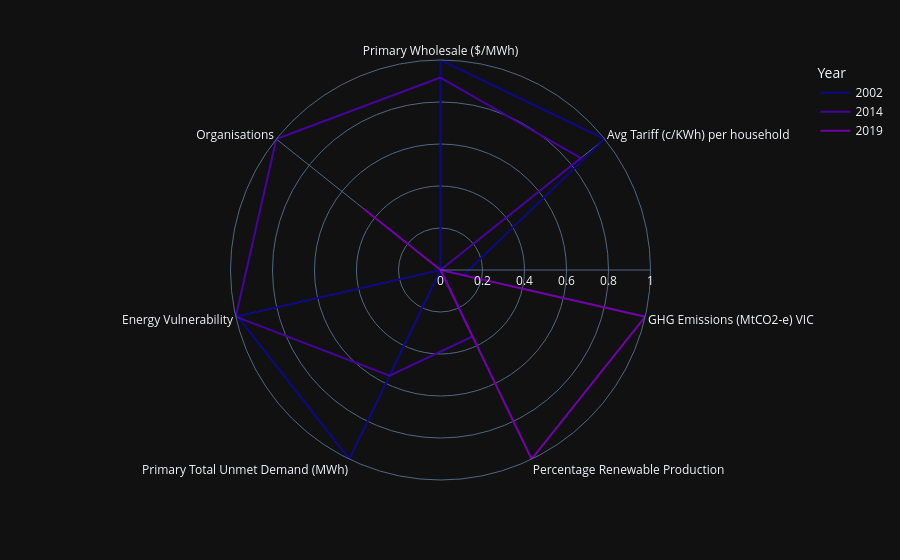

This figure's notebook cell:
### Code cell
import plotly.express as px
df = px.data.wind()
# fig = px.line_polar(df, r="frequency", theta="direction", color="strength", line_close=True,
#                     color_discrete_sequence=px.colors.sequential.Plasma,
#                     template="plotly_dark",)
fig = px.line_polar(dataDf, r="Value", theta="Dimension", color="Year", line_close=True,
                    color_discrete_sequence=px.colors.sequential.Plasma,
                    template="plotly_dark")
fig.show()

### Figure 1 — Plotly figure (JSON) as saved in the notebook; plotly's stock layout.template omitted (floating-point values rounded to 4 significant figures)
{"data": [{"hovertemplate": "Year=2002<br>Value=%{r}<br>Dimension=%{theta}<extra></extra>", "legendgroup": "2002", "line": {"color": "#0d0887", "dash": "solid"}, "marker": {"symbol": "circle"}, "mode": "lines", "name": "2002", "r": [1.0, 1.0, 0.1119, 0.0, 1.0, 0.9914, 0.0, 1.0], "showlegend": true, "subplot": "polar", "theta": ["Primary Wholesale ($/MWh)", "Avg Tariff (c/KWh) per household", "GHG Emissions (MtCO2-e) VIC", "Percentage Renewable Production", "Primary Total Unmet Demand (MWh)", "Energy Vulnerability", "Organisations", "Primary Wholesale ($/MWh)"], "type": "scatterpolar"}, {"hovertemplate": "Year=2014<br>Value=%{r}<br>Dimension=%{theta}<extra></extra>", "legendgroup": "2014", "line": {"color": "#46039f", "dash": "solid"}, "marker": {"symbol": "circle"}, "mode": "lines", "name": "2014", "r": [0.9166, 0.8551, 0.0, 0.3516, 0.5584, 1.0, 1.0, 0.9166], "showlegend": true, "subplot": "polar", "theta": ["Primary Wholesale ($/MWh)", "Avg Tariff (c/KWh) per household", "GHG Emissions (MtCO2-e) VIC", "Percentage Renewable Production", "Primary Total Unmet Demand (MWh)", "Energy Vulnerability", "Organisations", "Primary Wholesale ($/MWh)"], "type": "scatterpolar"}, {"hovertemplate": "Year=2019<br>Value=%{r}<br>Dimension=%{theta}<extra></extra>", "legendgroup": "2019", "line": {"color": "#7201a8", "dash": "solid"}, "marker": {"symbol": "circle"}, "mode": "lines", "name": "2019", "r": [0.0, 0.0, 1.0, 1.0, 0.0, 0.0, 0.4663, 0.0], "showlegend": true, "subplot": "polar", "theta": ["Primary Wholesale ($/MWh)", "Avg Tariff (c/KWh) per household", "GHG Emissions (MtCO2-e) VIC", "Percentage Renewable Production", "Primary Total Unmet Demand (MWh)", "Energy Vulnerability", "Organisations", "Primary Wholesale ($/MWh)"], "type": "scatterpolar"}], "layout": {"legend": {"title": {"text": "Year"}, "tracegroupgap": 0}, "margin": {"t": 60}, "polar": {"angularaxis": {"direction": "clockwise", "rotation": 90}, "domain": {"x": [0.0, 1.0], "y": [0.0, 1.0]}}}}
